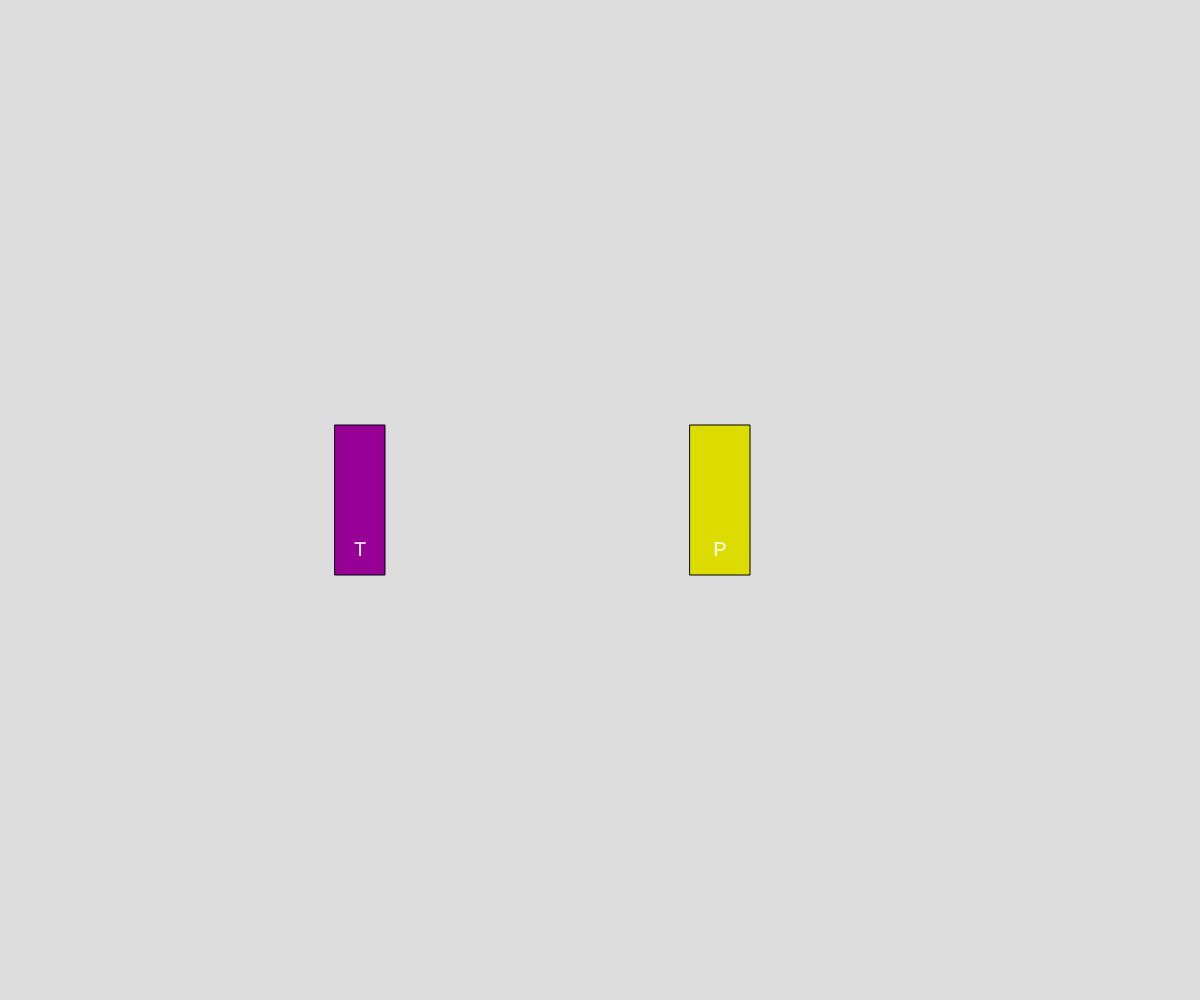
Frame 1 (no input)
Frame 60 (no input): identical to frame 1, image omitted
Frame 120 (the mouse pressed at the canvas centre since frame 60): identical to frame 1, image omitted

The p5.js sketch that drew this single still picture (run headless with seeded random() and noise() and a simulated clock; from frame 60 on, the mouse is pressed at the canvas centre):

// p5.js sketch
// ── sketch.js
// Object Oriented Programing 
// Demi Bejide
// October 14th 2026

//Global Variables
let myBook; let book2; let book3; //can't INITIALIZE objects here...
// Challenge 1: Add and display 2 more books
// Challenge 2: fill an array with 5 books
//                      use same title and author for ewach
//                      numeric can be random / pattern
let spot;

async function setup() {
  createCanvas(windowWidth, windowHeight);
  //create a single book
  spot = width*0.3;
  myBook = new Book("The Godfather","Mr. Scott",
    1234567891011,"leatherbound", 500, spot);
  spot = spot + spot;
  book2 = new Book("Pride and Prejudice","William Shakespeare",5467283940573,"softcover",600,spot);
  spot += spot;
  book3 = new Book("Hanzel and Gretel","Superman",3049536274859,"hardcover",800,spot);
}

function draw() {
  background(220);
  
  myBook.display();
  
  book2.display();
  
  book3.display();
}

//Classes are nicely organized into the bottom of 
//Our file, or perhaps their own file...

class Book{
  //1. constructor 
  constructor(title,author,isbn,cover,pages,x){
    this.title = title;
    this.author = author;
    this.isbn = isbn;
    this.cover = cover;
    this.pages = pages;
    this.x = x;
  }

  //2. class functions 
  //Inside a class, we omit the "function" keyword
  display(){
    //Render our book object on the Canvas.
    rectMode(CENTER); textAlign(CENTER,CENTER);
    textSize(20);

    //set fill color based on coverType (H,S,L)
    switch(this.cover){
      case "softcover":
        fill(220,220,0); break;
      case "hardcover":
        fill(100,255,255); break;
      case "leatherbound":
        fill(150,0,150); break;
    }

    //Finally, draw the book spine 
    rect(this.x,height/2,this.pages/10,150);
    fill(255);
    text(this.title[0], this.x, height/2+50);
  }
}
